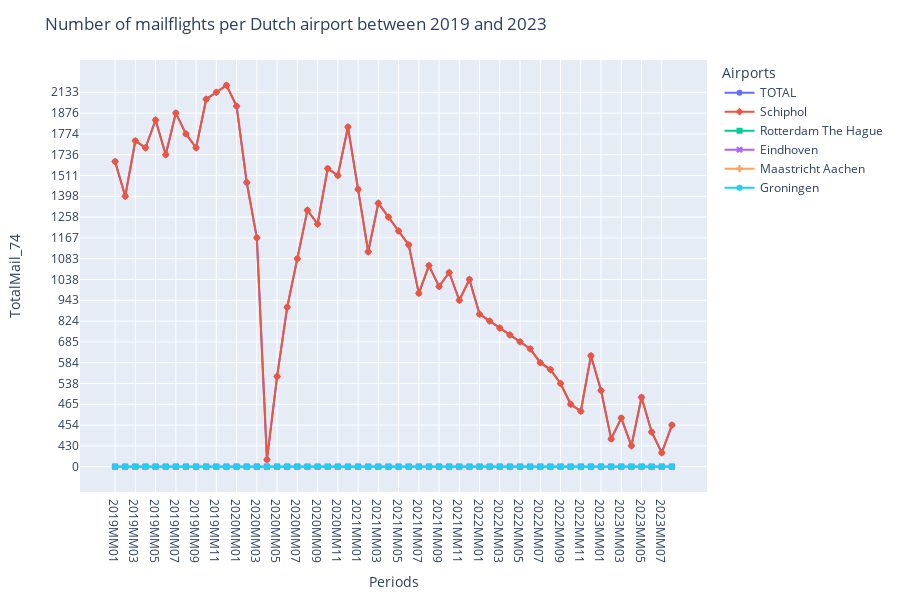

Here is the notebook cell this chart was saved with:
### Code cell
data_mail = data.loc[data['Periods'].str.contains('2019MM|2020MM|2021MM|2022MM|2023MM', case=False, regex=True)]

print(f'Dataframe shape: {data_mail.shape}')

figmail = px.line(data_mail, 
                x = "Periods", 
                y = "TotalMail_74",
                color = "Airports",
                symbol = "Airports"
                )

figmail.update_layout(
                title={'text': 'Number of mailflights per Dutch airport between 2019 and 2023'},
                height=600,
                # showlegend=False
                )

figmail.update_yaxes(categoryorder = 'category ascending')

figmail.show()

### Figure 1 — Plotly figure (JSON) as saved in the notebook; plotly's stock layout.template omitted (floating-point values rounded to 4 significant figures)
{"data": [{"hovertemplate": "Airports=TOTAL<br>Periods=%{x}<br>TotalMail_74=%{y}<extra></extra>", "legendgroup": "TOTAL", "line": {"color": "#636efa", "dash": "solid"}, "marker": {"symbol": "circle"}, "mode": "markers+lines", "name": "TOTAL", "orientation": "v", "showlegend": true, "type": "scatter", "x": ["2019MM01", "2019MM02", "2019MM03", "2019MM04", "2019MM05", "2019MM06", "2019MM07", "2019MM08", "2019MM09", "2019MM10", "2019MM11", "2019MM12", "2020MM01", "2020MM02", "2020MM03", "2020MM04", "2020MM05", "2020MM06", "2020MM07", "2020MM08", "2020MM09", "2020MM10", "2020MM11", "2020MM12", "2021MM01", "2021MM02", "2021MM03", "2021MM04", "2021MM05", "2021MM06", "2021MM07", "2021MM08", "2021MM09", "2021MM10", "2021MM11", "2021MM12", "2022MM01", "2022MM02", "2022MM03", "2022MM04", "2022MM05", "2022MM06", "2022MM07", "2022MM08", "2022MM09", "2022MM10", "2022MM11", "2022MM12", "2023MM01", "2023MM02", "2023MM03", "2023MM04", "2023MM05", "2023MM06", "2023MM07", "2023MM08"], "xaxis": "x", "y": ["    1615", "    1398", "    1761", "    1747", "    1860", "    1736", "    1876", "    1774", "    1747", "    1974", "    2133", "    2338", "    1908", "    1491", "    1167", "     382", "     542", "     855", "    1083", "    1283", "    1251", "    1521", "    1511", "    1837", "    1403", "    1109", "    1379", "    1258", "    1223", "    1128", "     978", "    1049", "    1002", "    1040", "     943", "    1038", "     827", "     824", "     819", "     688", "     685", "     667", "     584", "     549", "     538", "     465", "     461", "     608", "     478", "     440", "     457", "     430", "     471", "     447", "     407", "     454"], "yaxis": "y"}, {"hovertemplate": "Airports=Schiphol<br>Periods=%{x}<br>TotalMail_74=%{y}<extra></extra>", "legendgroup": "Schiphol", "line": {"color": "#EF553B", "dash": "solid"}, "marker": {"symbol": "diamond"}, "mode": "markers+lines", "name": "Schiphol", "orientation": "v", "showlegend": true, "type": "scatter", "x": ["2019MM01", "2019MM02", "2019MM03", "2019MM04", "2019MM05", "2019MM06", "2019MM07", "2019MM08", "2019MM09", "2019MM10", "2019MM11", "2019MM12", "2020MM01", "2020MM02", "2020MM03", "2020MM04", "2020MM05", "2020MM06", "2020MM07", "2020MM08", "2020MM09", "2020MM10", "2020MM11", "2020MM12", "2021MM01", "2021MM02", "2021MM03", "2021MM04", "2021MM05", "2021MM06", "2021MM07", "2021MM08", "2021MM09", "2021MM10", "2021MM11", "2021MM12", "2022MM01", "2022MM02", "2022MM03", "2022MM04", "2022MM05", "2022MM06", "2022MM07", "2022MM08", "2022MM09", "2022MM10", "2022MM11", "2022MM12", "2023MM01", "2023MM02", "2023MM03", "2023MM04", "2023MM05", "2023MM06", "2023MM07", "2023MM08"], "xaxis": "x", "y": ["    1615", "    1398", "    1761", "    1747", "    1860", "    1736", "    1876", "    1774", "    1747", "    1974", "    2133", "    2338", "    1908", "    1491", "    1167", "     382", "     542", "     855", "    1083", "    1283", "    1251", "    1521", "    1511", "    1837", "    1403", "    1109", "    1379", "    1258", "    1223", "    1128", "     978", "    1049", "    1002", "    1040", "     943", "    1038", "     827", "     824", "     819", "     688", "     685", "     667", "     584", "     549", "     538", "     465", "     461", "     608", "     478", "     440", "     457", "     430", "     471", "     447", "     407", "     454"], "yaxis": "y"}, {"hovertemplate": "Airports=Rotterdam The Hague<br>Periods=%{x}<br>TotalMail_74=%{y}<extra></extra>", "legendgroup": "Rotterdam The Hague", "line": {"color": "#00cc96", "dash": "solid"}, "marker": {"symbol": "square"}, "mode": "markers+lines", "name": "Rotterdam The Hague", "orientation": "v", "showlegend": true, "type": "scatter", "x": ["2019MM01", "2019MM02", "2019MM03", "2019MM04", "2019MM05", "2019MM06", "2019MM07", "2019MM08", "2019MM09", "2019MM10", "2019MM11", "2019MM12", "2020MM01", "2020MM02", "2020MM03", "2020MM04", "2020MM05", "2020MM06", "2020MM07", "2020MM08", "2020MM09", "2020MM10", "2020MM11", "2020MM12", "2021MM01", "2021MM02", "2021MM03", "2021MM04", "2021MM05", "2021MM06", "2021MM07", "2021MM08", "2021MM09", "2021MM10", "2021MM11", "2021MM12", "2022MM01", "2022MM02", "2022MM03", "2022MM04", "2022MM05", "2022MM06", "2022MM07", "2022MM08", "2022MM09", "2022MM10", "2022MM11", "2022MM12", "2023MM01", "2023MM02", "2023MM03", "2023MM04", "2023MM05", "2023MM06", "2023MM07", "2023MM08"], "xaxis": "x", "y": ["       0", "       0", "       0", "       0", "       0", "       0", "       0", "       0", "       0", "       0", "       0", "       0", "       0", "       0", "       0", "       0", "       0", "       0", "       0", "       0", "       0", "       0", "       0", "       0", "       0", "       0", "       0", "       0", "       0", "       0", "       0", "       0", "       0", "       0", "       0", "       0", "       0", "       0", "       0", "       0", "       0", "       0", "       0", "       0", "       0", "       0", "       0", "       0", "       0", "       0", "       0", "       0", "       0", "       0", "       0", "       0"], "yaxis": "y"}, {"hovertemplate": "Airports=Eindhoven<br>Periods=%{x}<br>TotalMail_74=%{y}<extra></extra>", "legendgroup": "Eindhoven", "line": {"color": "#ab63fa", "dash": "solid"}, "marker": {"symbol": "x"}, "mode": "markers+lines", "name": "Eindhoven", "orientation": "v", "showlegend": true, "type": "scatter", "x": ["2019MM01", "2019MM02", "2019MM03", "2019MM04", "2019MM05", "2019MM06", "2019MM07", "2019MM08", "2019MM09", "2019MM10", "2019MM11", "2019MM12", "2020MM01", "2020MM02", "2020MM03", "2020MM04", "2020MM05", "2020MM06", "2020MM07", "2020MM08", "2020MM09", "2020MM10", "2020MM11", "2020MM12", "2021MM01", "2021MM02", "2021MM03", "2021MM04", "2021MM05", "2021MM06", "2021MM07", "2021MM08", "2021MM09", "2021MM10", "2021MM11", "2021MM12", "2022MM01", "2022MM02", "2022MM03", "2022MM04", "2022MM05", "2022MM06", "2022MM07", "2022MM08", "2022MM09", "2022MM10", "2022MM11", "2022MM12", "2023MM01", "2023MM02", "2023MM03", "2023MM04", "2023MM05", "2023MM06", "2023MM07", "2023MM08"], "xaxis": "x", "y": ["       0", "       0", "       0", "       0", "       0", "       0", "       0", "       0", "       0", "       0", "       0", "       0", "       0", "       0", "       0", "       0", "       0", "       0", "       0", "       0", "       0", "       0", "       0", "       0", "       0", "       0", "       0", "       0", "       0", "       0", "       0", "       0", "       0", "       0", "       0", "       0", "       0", "       0", "       0", "       0", "       0", "       0", "       0", "       0", "       0", "       0", "       0", "       0", "       0", "       0", "       0", "       0", "       0", "       0", "       0", "       0"], "yaxis": "y"}, {"hovertemplate": "Airports=Maastricht Aachen<br>Periods=%{x}<br>TotalMail_74=%{y}<extra></extra>", "legendgroup": "Maastricht Aachen", "line": {"color": "#FFA15A", "dash": "solid"}, "marker": {"symbol": "cross"}, "mode": "markers+lines", "name": "Maastricht Aachen", "orientation": "v", "showlegend": true, "type": "scatter", "x": ["2019MM01", "2019MM02", "2019MM03", "2019MM04", "2019MM05", "2019MM06", "2019MM07", "2019MM08", "2019MM09", "2019MM10", "2019MM11", "2019MM12", "2020MM01", "2020MM02", "2020MM03", "2020MM04", "2020MM05", "2020MM06", "2020MM07", "2020MM08", "2020MM09", "2020MM10", "2020MM11", "2020MM12", "2021MM01", "2021MM02", "2021MM03", "2021MM04", "2021MM05", "2021MM06", "2021MM07", "2021MM08", "2021MM09", "2021MM10", "2021MM11", "2021MM12", "2022MM01", "2022MM02", "2022MM03", "2022MM04", "2022MM05", "2022MM06", "2022MM07", "2022MM08", "2022MM09", "2022MM10", "2022MM11", "2022MM12", "2023MM01", "2023MM02", "2023MM03", "2023MM04", "2023MM05", "2023MM06", "2023MM07", "2023MM08"], "xaxis": "x", "y": ["       0", "       0", "       0", "       0", "       0", "       0", "       0", "       0", "       0", "       0", "       0", "       0", "       0", "       0", "       0", "       0", "       0", "       0", "       0", "       0", "       0", "       0", "       0", "       0", "       0", "       0", "       0", "       0", "       0", "       0", "       0", "       0", "       0", "       0", "       0", "       0", "       0", "       0", "       0", "       0", "       0", "       0", "       0", "       0", "       0", "       0", "       0", "       0", "       0", "       0", "       0", "       0", "       0", "       0", "       0", "       0"], "yaxis": "y"}, {"hovertemplate": "Airports=Groningen<br>Periods=%{x}<br>TotalMail_74=%{y}<extra></extra>", "legendgroup": "Groningen", "line": {"color": "#19d3f3", "dash": "solid"}, "marker": {"symbol": "circle"}, "mode": "markers+lines", "name": "Groningen", "orientation": "v", "showlegend": true, "type": "scatter", "x": ["2019MM01", "2019MM02", "2019MM03", "2019MM04", "2019MM05", "2019MM06", "2019MM07", "2019MM08", "2019MM09", "2019MM10", "2019MM11", "2019MM12", "2020MM01", "2020MM02", "2020MM03", "2020MM04", "2020MM05", "2020MM06", "2020MM07", "2020MM08", "2020MM09", "2020MM10", "2020MM11", "2020MM12", "2021MM01", "2021MM02", "2021MM03", "2021MM04", "2021MM05", "2021MM06", "2021MM07", "2021MM08", "2021MM09", "2021MM10", "2021MM11", "2021MM12", "2022MM01", "2022MM02", "2022MM03", "2022MM04", "2022MM05", "2022MM06", "2022MM07", "2022MM08", "2022MM09", "2022MM10", "2022MM11", "2022MM12", "2023MM01", "2023MM02", "2023MM03", "2023MM04", "2023MM05", "2023MM06", "2023MM07", "2023MM08"], "xaxis": "x", "y": ["       0", "       0", "       0", "       0", "       0", "       0", "       0", "       0", "       0", "       0", "       0", "       0", "       0", "       0", "       0", "       0", "       0", "       0", "       0", "       0", "       0", "       0", "       0", "       0", "       0", "       0", "       0", "       0", "       0", "       0", "       0", "       0", "       0", "       0", "       0", "       0", "       0", "       0", "       0", "       0", "       0", "       0", "       0", "       0", "       0", "       0", "       0", "       0", "       0", "       0", "       0", "       0", "       0", "       0", "       0", "       0"], "yaxis": "y"}], "layout": {"height": 600, "legend": {"title": {"text": "Airports"}, "tracegroupgap": 0}, "margin": {"t": 60}, "title": {"text": "Number of mailflights per Dutch airport between 2019 and 2023"}, "xaxis": {"anchor": "y", "domain": [0, 1], "title": {"text": "Periods"}}, "yaxis": {"anchor": "x", "categoryorder": "category ascending", "domain": [0, 1], "title": {"text": "TotalMail_74"}}}}
